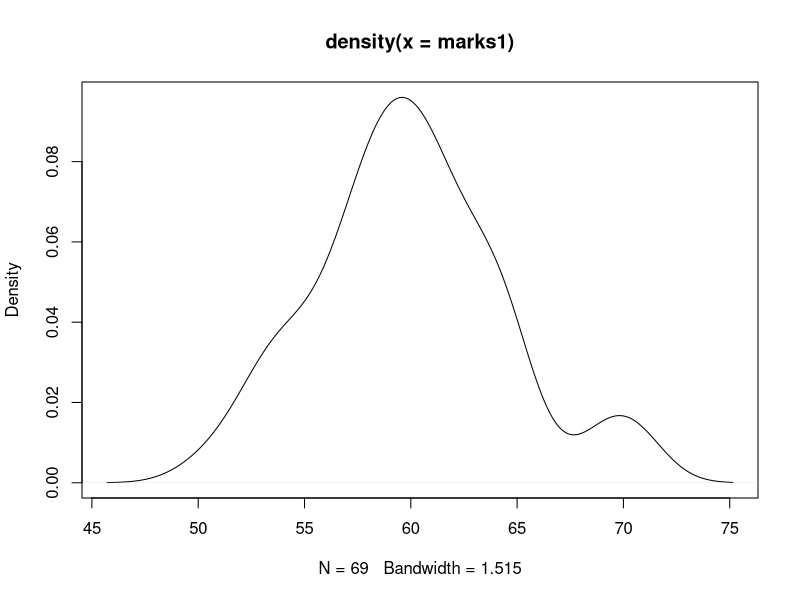
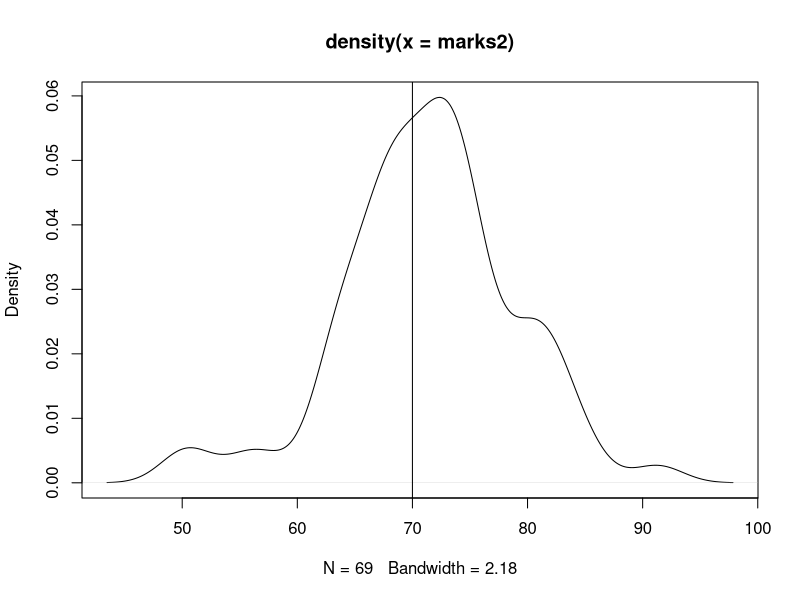

The R script that drew these images, in order:
#dataframe

#rollno, name, age, gender, course, marks1, marks2
(rollno=1:69)
(name=paste('student',1:69, sep=':'))
set.seed(1234)
(age = round (runif (69, 18,25),0))
(gender=sample(x=c('M', 'F'),size = 69, replace = T, prob = c(.7, .3)))
table(gender)
prop.table(table(gender))
(marks1= rnorm(69, mean = 60, sd = 5))
(marks2= rnorm(69, mean = 70, sd = 7))
df=data.frame(rollno, name, gender, age, marks1, marks2)
head(df)
plot(density(marks1))
plot(density(marks2))
abline(v=70)
df$marks2

df[,c('marks2','marks2')]


df[age > 22 & gender == 'M', 1:5]
df[order(df$age, decreasing = T),]
df[order(df$gender, -df$age),]
aggregate(cbind(df$marks1, df$marks2), by=list(df$gender),mean)
str(df)
class(df)
summary(df)
names(df)
